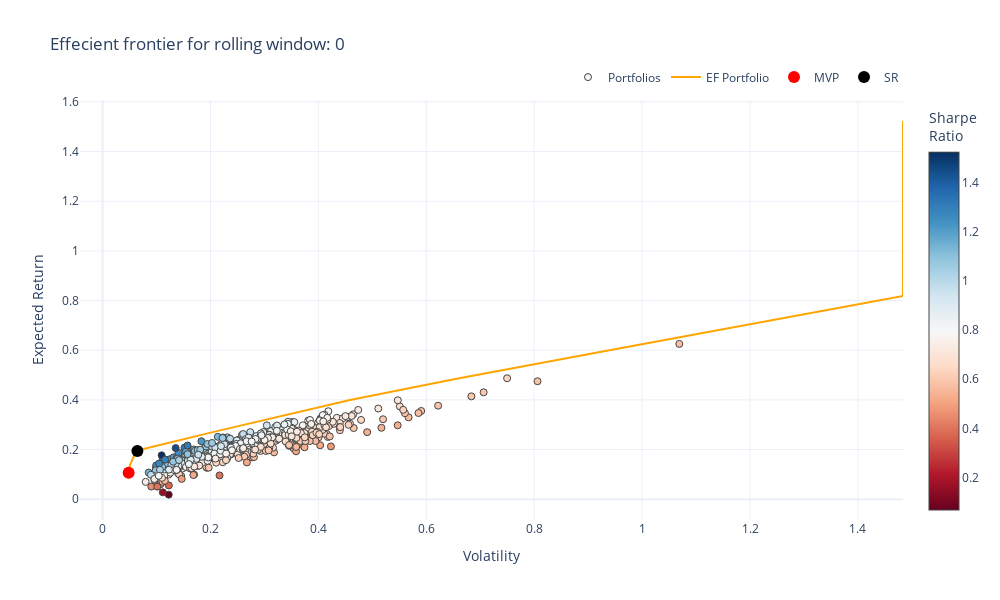
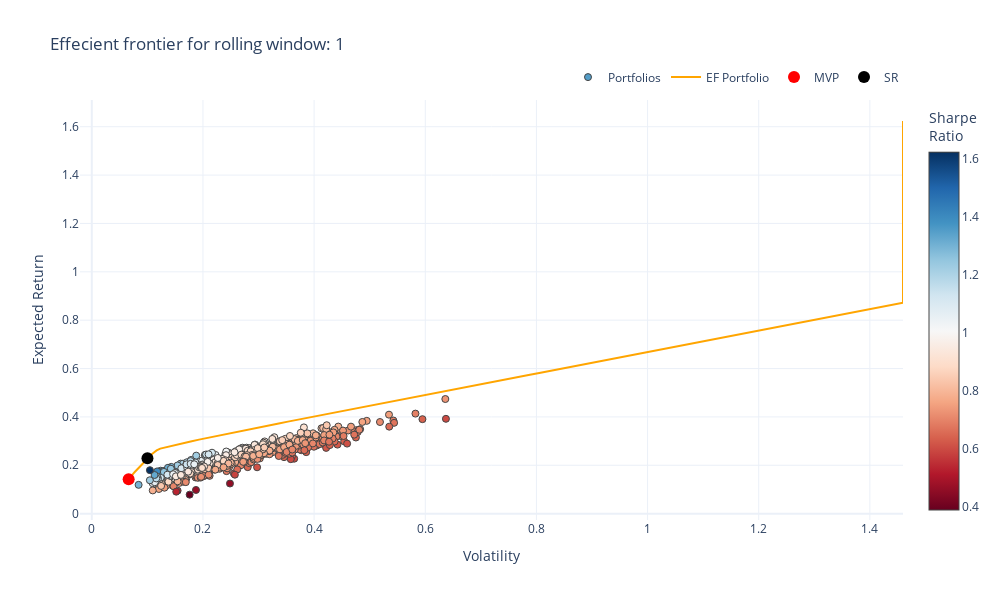
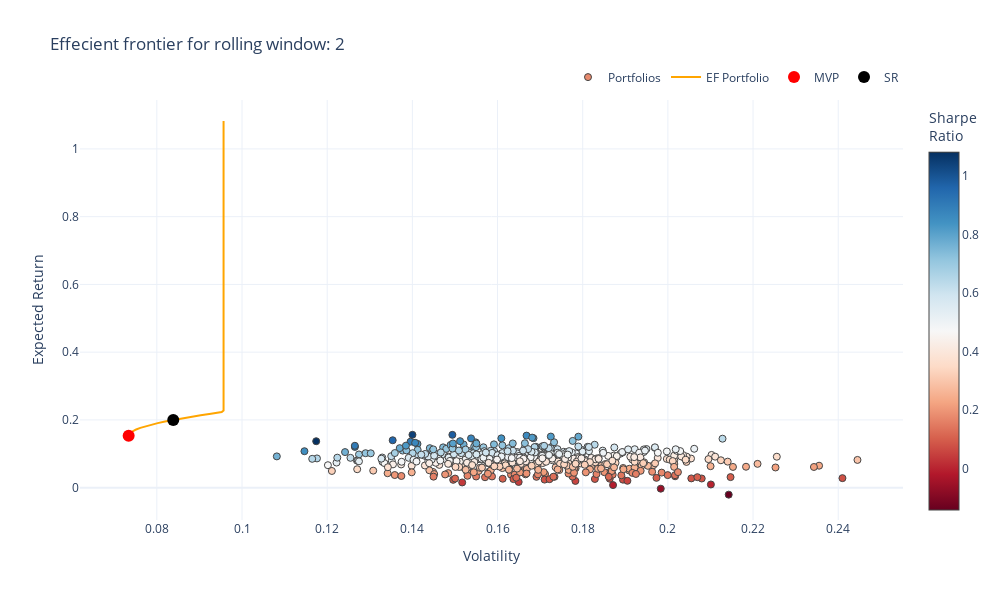
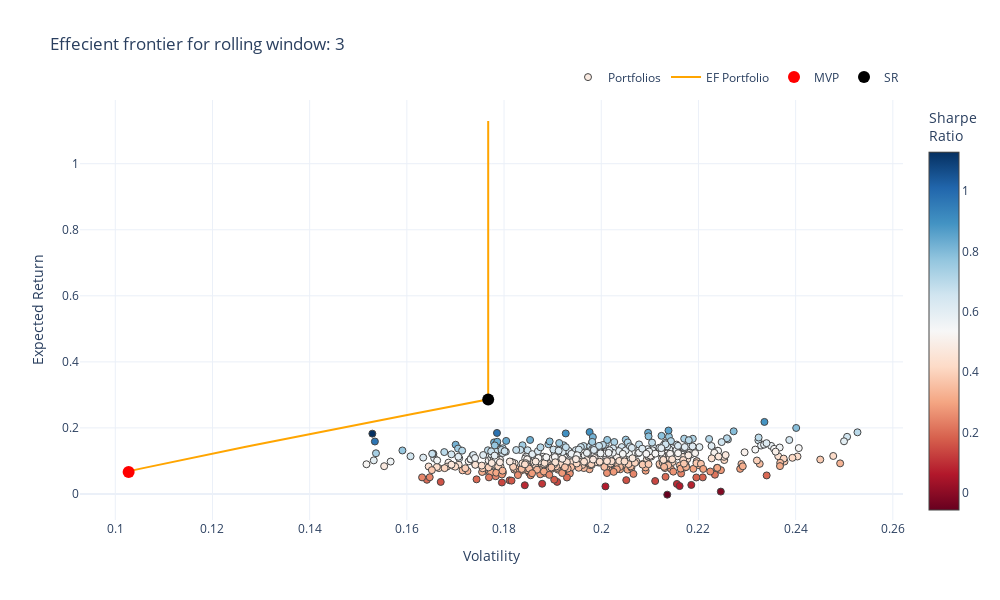

The code cell stored with these charts, in order, in its notebook:
### Markdown cell above
## Interactive effecient frontier - rolling windows

### Code cell
number_portfolios = 500
counter = 0
for i in range(0,5):
    R_f_point = [0,0.01]
    expectedReturn, expectedVolatility, SharpeRatio, volatility_opt, sharpepoint, y_axis, x_axis, weightlist, mvp_exr, mvp_std, w, ticker = portfolio_performance(er[i],cova[i].to_numpy(),number_portfolios,riskfree_rate=0.01)
    fig = go.Figure()
    fig.add_trace(go.Scatter(x=expectedVolatility, y=expectedReturn, 
                        marker=dict(color=SharpeRatio, 
                                    showscale=True, 
                                    size=7,
                                    line=dict(width=1),
                                    colorscale="RdBu",
                                    colorbar=dict(title="Sharpe<br>Ratio")
                                    ), 
                        mode='markers',
                        showlegend=True,
                        name='Portfolios',
                        text=[str(np.array(ticker[i])) + "<br>" + str(np.array(w[i]).round(2)) for i in range(len(ticker))]))
    
    fig.add_trace(
    go.Scatter(
        x=x_axis,
        y=y_axis,
        mode="lines",
        line=go.scatter.Line(color="orange"),
        showlegend=True,
        name='EF Portfolio',
        text=[str(np.array(ticker[i])) + "<br>" + str(np.array(w[i]).round(2)) for i in range(len(ticker))]))
    
    fig.add_trace(go.Scatter(x = [mvp_std], y = [mvp_exr],
                         marker=dict(color='red', size=12), 
                         mode='markers',
                         name='MVP',
                         #text=['MVP'],
                         textposition="bottom center",
                         text=[str(np.array(ticker[i])) + "<br>" + str(np.array(w[i]).round(2)) for i in range(len(ticker))]))

    fig.add_trace(go.Scatter(x = [sharpepoint[1]], y = [sharpepoint[0]],
                         marker=dict(color='black', size=12), 
                         mode='markers',
                         name='SR',
                         #text=['SR'],
                         textposition="top center",
                         text=[str(np.array(ticker[i])) + "<br>" + str(np.array(w[i]).round(2)) for i in range(len(ticker))]))
    
    fig.update_layout(legend=dict(
    orientation="h",
    yanchor="bottom",
    y=1.02,
    xanchor="right",
    x=1    
    ))
    fig.update_layout(template='plotly_white',
                  xaxis=dict(title='Volatility'),
                  yaxis=dict(title='Expected Return'),
                  title='Effecient frontier for rolling window: ' + str(counter),
                  width=1000,
                  height=600)
    counter += 1
    fig.show()

### Figure 1 — Plotly figure (JSON) as saved in the notebook; plotly's stock layout.template omitted (floating-point values rounded to 4 significant figures; data arrays with more than 128 entries replaced by an {"elided": "..."} marker saying what was removed)
{"data": [{"marker": {"color": {"elided": "500 float values"}, "colorbar": {"title": {"text": "Sharpe<br>Ratio"}}, "colorscale": [[0, "rgb(103,0,31)"], [0.1, "rgb(178,24,43)"], [0.2, "rgb(214,96,77)"], [0.3, "rgb(244,165,130)"], [0.4, "rgb(253,219,199)"], [0.5, "rgb(247,247,247)"], [0.6, "rgb(209,229,240)"], [0.7, "rgb(146,197,222)"], [0.8, "rgb(67,147,195)"], [0.9, "rgb(33,102,172)"], [1, "rgb(5,48,97)"]], "line": {"width": 1}, "showscale": true, "size": 7}, "mode": "markers", "name": "Portfolios", "showlegend": true, "text": {"elided": "500 str values"}, "type": "scatter", "x": {"elided": "500 float values"}, "y": {"elided": "500 float values"}}, {"line": {"color": "orange"}, "mode": "lines", "name": "EF Portfolio", "showlegend": true, "text": {"elided": "500 str values"}, "type": "scatter", "x": {"elided": "200 float values"}, "y": {"elided": "200 float values"}}, {"marker": {"color": "red", "size": 12}, "mode": "markers", "name": "MVP", "text": {"elided": "500 str values"}, "textposition": "bottom center", "type": "scatter", "x": [0.04833], "y": [0.1063]}, {"marker": {"color": "black", "size": 12}, "mode": "markers", "name": "SR", "text": {"elided": "500 str values"}, "textposition": "top center", "type": "scatter", "x": [0.06458], "y": [0.1938]}], "layout": {"height": 600, "legend": {"orientation": "h", "x": 1, "xanchor": "right", "y": 1.02, "yanchor": "bottom"}, "title": {"text": "Effecient frontier for rolling window: 0"}, "width": 1000, "xaxis": {"title": {"text": "Volatility"}}, "yaxis": {"title": {"text": "Expected Return"}}}}

### Figure 2 — Plotly figure (JSON) as saved in the notebook; plotly's stock layout.template omitted (floating-point values rounded to 4 significant figures; data arrays with more than 128 entries replaced by an {"elided": "..."} marker saying what was removed)
{"data": [{"marker": {"color": {"elided": "500 float values"}, "colorbar": {"title": {"text": "Sharpe<br>Ratio"}}, "colorscale": [[0, "rgb(103,0,31)"], [0.1, "rgb(178,24,43)"], [0.2, "rgb(214,96,77)"], [0.3, "rgb(244,165,130)"], [0.4, "rgb(253,219,199)"], [0.5, "rgb(247,247,247)"], [0.6, "rgb(209,229,240)"], [0.7, "rgb(146,197,222)"], [0.8, "rgb(67,147,195)"], [0.9, "rgb(33,102,172)"], [1, "rgb(5,48,97)"]], "line": {"width": 1}, "showscale": true, "size": 7}, "mode": "markers", "name": "Portfolios", "showlegend": true, "text": {"elided": "500 str values"}, "type": "scatter", "x": {"elided": "500 float values"}, "y": {"elided": "500 float values"}}, {"line": {"color": "orange"}, "mode": "lines", "name": "EF Portfolio", "showlegend": true, "text": {"elided": "500 str values"}, "type": "scatter", "x": {"elided": "200 float values"}, "y": {"elided": "200 float values"}}, {"marker": {"color": "red", "size": 12}, "mode": "markers", "name": "MVP", "text": {"elided": "500 str values"}, "textposition": "bottom center", "type": "scatter", "x": [0.06628], "y": [0.1423]}, {"marker": {"color": "black", "size": 12}, "mode": "markers", "name": "SR", "text": {"elided": "500 str values"}, "textposition": "top center", "type": "scatter", "x": [0.1001], "y": [0.2294]}], "layout": {"height": 600, "legend": {"orientation": "h", "x": 1, "xanchor": "right", "y": 1.02, "yanchor": "bottom"}, "title": {"text": "Effecient frontier for rolling window: 1"}, "width": 1000, "xaxis": {"title": {"text": "Volatility"}}, "yaxis": {"title": {"text": "Expected Return"}}}}

### Figure 3 — Plotly figure (JSON) as saved in the notebook; plotly's stock layout.template omitted (floating-point values rounded to 4 significant figures; data arrays with more than 128 entries replaced by an {"elided": "..."} marker saying what was removed)
{"data": [{"marker": {"color": {"elided": "500 float values"}, "colorbar": {"title": {"text": "Sharpe<br>Ratio"}}, "colorscale": [[0, "rgb(103,0,31)"], [0.1, "rgb(178,24,43)"], [0.2, "rgb(214,96,77)"], [0.3, "rgb(244,165,130)"], [0.4, "rgb(253,219,199)"], [0.5, "rgb(247,247,247)"], [0.6, "rgb(209,229,240)"], [0.7, "rgb(146,197,222)"], [0.8, "rgb(67,147,195)"], [0.9, "rgb(33,102,172)"], [1, "rgb(5,48,97)"]], "line": {"width": 1}, "showscale": true, "size": 7}, "mode": "markers", "name": "Portfolios", "showlegend": true, "text": {"elided": "500 str values"}, "type": "scatter", "x": {"elided": "500 float values"}, "y": {"elided": "500 float values"}}, {"line": {"color": "orange"}, "mode": "lines", "name": "EF Portfolio", "showlegend": true, "text": {"elided": "500 str values"}, "type": "scatter", "x": {"elided": "200 float values"}, "y": {"elided": "200 float values"}}, {"marker": {"color": "red", "size": 12}, "mode": "markers", "name": "MVP", "text": {"elided": "500 str values"}, "textposition": "bottom center", "type": "scatter", "x": [0.07338], "y": [0.1532]}, {"marker": {"color": "black", "size": 12}, "mode": "markers", "name": "SR", "text": {"elided": "500 str values"}, "textposition": "top center", "type": "scatter", "x": [0.08385], "y": [0.2]}], "layout": {"height": 600, "legend": {"orientation": "h", "x": 1, "xanchor": "right", "y": 1.02, "yanchor": "bottom"}, "title": {"text": "Effecient frontier for rolling window: 2"}, "width": 1000, "xaxis": {"title": {"text": "Volatility"}}, "yaxis": {"title": {"text": "Expected Return"}}}}

### Figure 4 — Plotly figure (JSON) as saved in the notebook; plotly's stock layout.template omitted (floating-point values rounded to 4 significant figures; data arrays with more than 128 entries replaced by an {"elided": "..."} marker saying what was removed)
{"data": [{"marker": {"color": {"elided": "500 float values"}, "colorbar": {"title": {"text": "Sharpe<br>Ratio"}}, "colorscale": [[0, "rgb(103,0,31)"], [0.1, "rgb(178,24,43)"], [0.2, "rgb(214,96,77)"], [0.3, "rgb(244,165,130)"], [0.4, "rgb(253,219,199)"], [0.5, "rgb(247,247,247)"], [0.6, "rgb(209,229,240)"], [0.7, "rgb(146,197,222)"], [0.8, "rgb(67,147,195)"], [0.9, "rgb(33,102,172)"], [1, "rgb(5,48,97)"]], "line": {"width": 1}, "showscale": true, "size": 7}, "mode": "markers", "name": "Portfolios", "showlegend": true, "text": {"elided": "500 str values"}, "type": "scatter", "x": {"elided": "500 float values"}, "y": {"elided": "500 float values"}}, {"line": {"color": "orange"}, "mode": "lines", "name": "EF Portfolio", "showlegend": true, "text": {"elided": "500 str values"}, "type": "scatter", "x": {"elided": "200 float values"}, "y": {"elided": "200 float values"}}, {"marker": {"color": "red", "size": 12}, "mode": "markers", "name": "MVP", "text": {"elided": "500 str values"}, "textposition": "bottom center", "type": "scatter", "x": [0.1028], "y": [0.0668]}, {"marker": {"color": "black", "size": 12}, "mode": "markers", "name": "SR", "text": {"elided": "500 str values"}, "textposition": "top center", "type": "scatter", "x": [0.1767], "y": [0.2862]}], "layout": {"height": 600, "legend": {"orientation": "h", "x": 1, "xanchor": "right", "y": 1.02, "yanchor": "bottom"}, "title": {"text": "Effecient frontier for rolling window: 3"}, "width": 1000, "xaxis": {"title": {"text": "Volatility"}}, "yaxis": {"title": {"text": "Expected Return"}}}}
